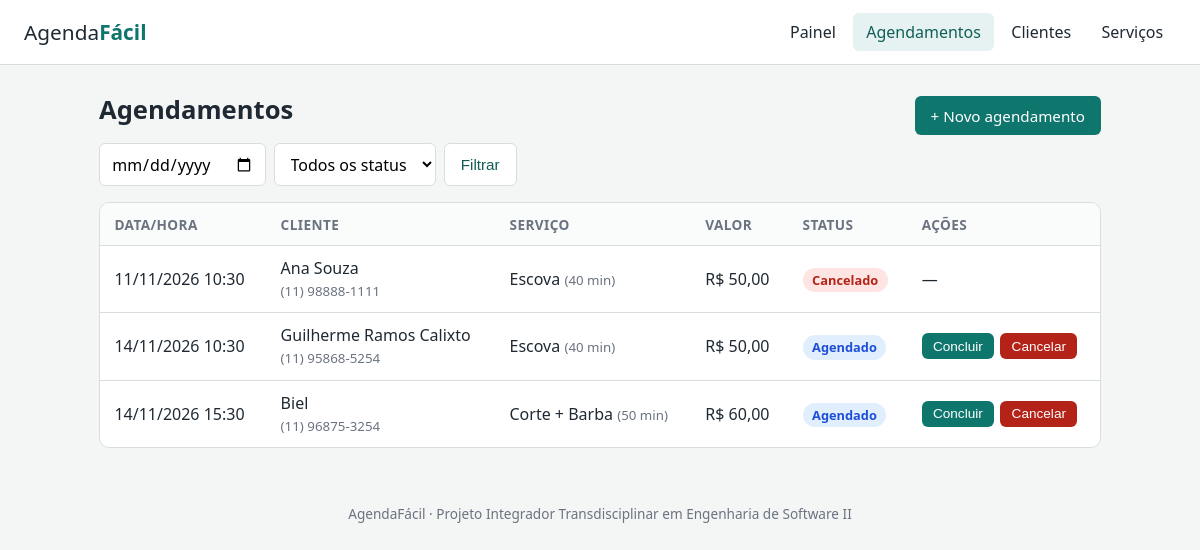
The page /agendamentos/ on the database its author committed.
### tables this page shows
CREATE TABLE agendamento (
    id_agendamento INTEGER PRIMARY KEY AUTOINCREMENT,
    id_cliente     INTEGER NOT NULL,
    id_servico     INTEGER NOT NULL,
    data_hora      TEXT NOT NULL,              -- formato ISO: AAAA-MM-DD HH:MM
    status         VARCHAR(10) NOT NULL DEFAULT 'AGENDADO'
                   CHECK (status IN ('AGENDADO', 'CONCLUIDO', 'CANCELADO')),
    observacao     VARCHAR(255),
    criado_em      TEXT NOT NULL DEFAULT (datetime('now', 'localtime')),
    FOREIGN KEY (id_cliente) REFERENCES cliente (id_cliente) ON DELETE RESTRICT,
    FOREIGN KEY (id_servico) REFERENCES servico (id_servico) ON DELETE RESTRICT
);

CREATE TABLE cliente (
    id_cliente     INTEGER PRIMARY KEY AUTOINCREMENT,
    nome           VARCHAR(100) NOT NULL CHECK (length(trim(nome)) >= 3),
    telefone       VARCHAR(15)  NOT NULL,
    email          VARCHAR(120) UNIQUE,
    data_cadastro  TEXT NOT NULL DEFAULT (datetime('now', 'localtime'))
);

CREATE TABLE servico (
    id_servico     INTEGER PRIMARY KEY AUTOINCREMENT,
    nome           VARCHAR(80)  NOT NULL UNIQUE,
    descricao      VARCHAR(255),
    preco          NUMERIC(10,2) NOT NULL CHECK (preco > 0),
    duracao_min    INTEGER NOT NULL CHECK (duracao_min BETWEEN 5 AND 480),
    ativo          INTEGER NOT NULL DEFAULT 1 CHECK (ativo IN (0, 1))
);

### app/controllers/agendamentos.py (the view)
@bp.route("/")
def index():
    data = request.args.get("data", "")
    status = request.args.get("status", "")
    return render_template(
        "agendamentos/lista.html",
        agendamentos=agendamento.listar(data or None, status or None),
        data=data,
        status=status,
    )

### app/database.py (called while the page is built)
def get_db() -> sqlite3.Connection:
    if "db" not in g:
        g.db = sqlite3.connect(current_app.config["DATABASE"])
        g.db.row_factory = sqlite3.Row
        g.db.execute("PRAGMA foreign_keys = ON")
    return g.db

### app/models/agendamento.py (called while the page is built)
def listar(data: str = None, status: str = None):
    sql = (
        "SELECT a.*, c.nome AS cliente, c.telefone, s.nome AS servico, s.preco, s.duracao_min "
        "FROM agendamento a "
        "JOIN cliente c ON c.id_cliente = a.id_cliente "
        "JOIN servico s ON s.id_servico = a.id_servico WHERE 1 = 1"
    )
    params = []
    if data:
        sql += " AND substr(a.data_hora, 1, 10) = ?"
        params.append(data)
    if status in STATUS_VALIDOS:
        sql += " AND a.status = ?"
        params.append(status)
    return get_db().execute(sql + " ORDER BY a.data_hora", params).fetchall()

### app/templates/agendamentos/lista.html (shortened to what this page needs)
{% extends "base.html" %}
{% block conteudo %}
<div class="cabecalho">
  <h1>Agendamentos</h1>
  <a class="botao" href="{{ url_for('agendamentos.novo') }}">+ Novo agendamento</a>
</div>
<form method="get" class="filtro">
  <input type="date" name="data" value="{{ data }}" aria-label="Filtrar por data">
  <select name="status" aria-label="Filtrar por status">
    <option value="">Todos os status</option>
  </select>
  <button class="botao secundario">Filtrar</button>
</form>
{% include "agendamentos/_tabela.html" with context %}
{% endblock %}

### app/templates/agendamentos/_tabela.html
{% set lista = agenda if agenda is defined else agendamentos %}
{% if lista %}
<div class="tabela-wrap">
<table>
  <thead>
    <tr><th>Data/hora</th><th>Cliente</th><th>Serviço</th><th>Valor</th><th>Status</th><th>Ações</th></tr>
  </thead>
  <tbody>
  {% for a in lista %}
    <tr>
      <td data-label="Data/hora">{{ a.data_hora|data_br }}</td>
      <td data-label="Cliente">{{ a.cliente }}<br><small>{{ a.telefone }}</small></td>
      <td data-label="Serviço">{{ a.servico }} <small>({{ a.duracao_min }} min)</small></td>
      <td data-label="Valor">{{ a.preco|moeda }}</td>
      <td data-label="Status"><span class="status {{ a.status|lower }}">{{ a.status|capitalize }}</span></td>
      <td data-label="Ações">
        {% if a.status == 'AGENDADO' %}
        <form method="post" action="{{ url_for('agendamentos.status', id_agendamento=a.id_agendamento) }}" class="acoes">
          <button name="status" value="CONCLUIDO" class="botao pequeno">Concluir</button>
          <button name="status" value="CANCELADO" class="botao pequeno perigo" data-confirmar="Cancelar este agendamento?">Cancelar</button>
        </form>
        {% else %}—{% endif %}
      </td>
    </tr>
  {% endfor %}
  </tbody>
</table>
</div>
{% else %}
<p class="vazio">Nenhum agendamento encontrado.</p>
{% endif %}

### app/static/css/style.css (style rules this page uses)
:root { --cor: #0f766e; --cor-escura: #115e59; --fundo: #f4f6f5; --texto: #1f2933; --cinza: #6b7280; --borda: #d9dedc; --erro: #b42318; --sucesso: #067647; }
* { box-sizing: border-box; }
body { margin: 0; font-family: system-ui, "Segoe UI", Roboto, sans-serif; background: var(--fundo); color: var(--texto); }
a { color: var(--cor); }
h1 { font-size: 1.6rem; margin: .2rem 0 1rem; }
.cabecalho { display: flex; justify-content: space-between; align-items: center; gap: 1rem; flex-wrap: wrap; }
.botao { display: inline-block; background: var(--cor); color: #fff; border: 0; border-radius: 6px; padding: .6rem 1rem; font-size: .95rem; cursor: pointer; text-decoration: none; }
.botao.secundario { background: #fff; color: var(--cor-escura); border: 1px solid var(--borda); }
.botao.perigo { background: var(--erro); }
.botao.pequeno { padding: .35rem .7rem; font-size: .85rem; }
.filtro { display: flex; gap: .5rem; margin-bottom: 1rem; flex-wrap: wrap; }
input, select, textarea { font: inherit; padding: .55rem .7rem; border: 1px solid var(--borda); border-radius: 6px; background: #fff; width: 100%; }
.filtro input, .filtro select { width: auto; }
.acoes { display: flex; gap: .4rem; flex-wrap: wrap; align-items: center; }
.tabela-wrap { background: #fff; border: 1px solid var(--borda); border-radius: 10px; overflow: hidden; }
table { width: 100%; border-collapse: collapse; }
th, td { text-align: left; padding: .7rem .9rem; border-bottom: 1px solid var(--borda); vertical-align: middle; }
th { background: #fafbfb; font-size: .85rem; color: var(--cinza); text-transform: uppercase; letter-spacing: .03em; }
tr:last-child td { border-bottom: 0; }
td small { color: var(--cinza); }
.status { padding: .2rem .6rem; border-radius: 99px; font-size: .8rem; font-weight: 600; }
.status.agendado { background: #e0eefe; color: #1d4ed8; }
.status.cancelado { background: #fee4e2; color: var(--erro); }

### rows shown on the page
agendamento: data_hora|data_br "11/11/2026 10:30", cliente "Ana Souza", telefone "(11) 98888-1111", servico "Escova", duracao_min "40", preco|moeda "R$ 50,00", status "Cancelado"
agendamento: data_hora|data_br "14/11/2026 10:30", cliente "Guilherme Ramos Calixto", telefone "(11) 95868-5254", servico "Escova", duracao_min "40", preco|moeda "R$ 50,00", status "Agendado"
agendamento: data_hora|data_br "14/11/2026 15:30", cliente "Biel", telefone "(11) 96875-3254", servico "Corte + Barba", duracao_min "50", preco|moeda "R$ 60,00", status "Agendado"
